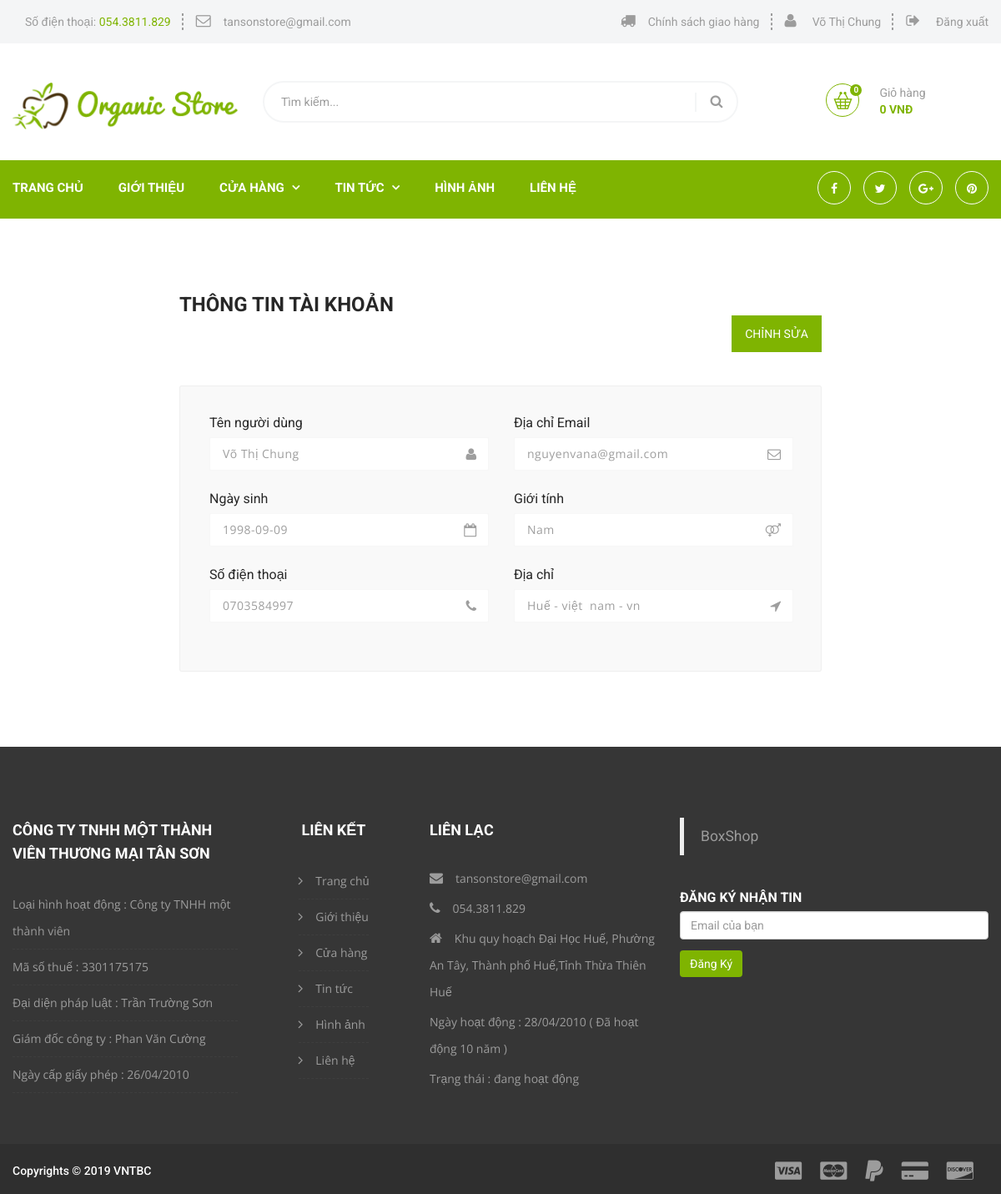
Page /infouser.php (signed in) on the committed database.
### tables this page shows
CREATE TABLE `nguoidung` (
  `manguoidung` int(10) NOT NULL,
  `tennguoidung` varchar(255) DEFAULT NULL,
  `email` varchar(255) DEFAULT NULL,
  `sodienthoai` varchar(10) DEFAULT NULL,
  `ngaysinh` date DEFAULT NULL,
  `gioitinh` varchar(10) DEFAULT NULL,
  `diachi` varchar(50) DEFAULT NULL,
  `matkhau` varchar(20) DEFAULT NULL
);

### infouser.php (the view, shortened to what this page needs)
<?php
include_once "header.php";
include_once "nav.php";
include_once "conn.php";
$ma = $_SESSION['email'];
$query = "SELECT * FROM nguoidung WHERE email='" . $ma . "'";
$result = mysqli_query($con, $query);
while ($row = mysqli_fetch_assoc($result)) {
	$name = $row['tennguoidung'];
	$email = $row['email'];
	$sodienthoai = $row['sodienthoai'];
	$ngaysinh = $row['ngaysinh'];
	$gioitinh = $row['gioitinh'];
	$diachi = $row['diachi'];
}
?>
<div class="account_page">
	<div class="container">
		<div class="row">
			<div class="col-lg-2"></div>
			<div class="col-lg-8 col-md-12 col-sm-12 col-xs-12 register_form">
				<div class="theme-title">
					<h2>Thông tin tài khoản</h2>
				</div>
				<div style="display: flex;flex-direction: row;justify-content: flex-end">
					<button class="btn btn-primary text-uppercase" style="padding: 11px 15px;border-radius: 0 !important;background-color: #7FB401;border-color: #7FB401;" data-toggle="modal" data-target="#myModal">Chỉnh sửa</button>
				</div>
				<form action="javascript:void(0)" method="POST">
					<div class="row">
						<div class="col-lg-6 col-md-6 col-sm-12 col-xs-12">
							<div class="form_group">
								<label>Tên người dùng</label>
								<div class="input_group">
									<input type="text" value="<?php echo $name ?>">
									<i class="fa fa-user" aria-hidden="true"></i>
								</div>
							</div>
							<div class="form_group">
								<label>Ngày sinh</label>
								<div class="input_group">
									<input type="text" value="<?php echo $ngaysinh ?>">
									<i class="fa fa-calendar-o" aria-hidden="true"></i>
								</div>
							</div>
							<div class="form_group">
								<label>Số điện thoại</label>
								<div class="input_group">
									<input type="text" value="<?php echo $sodienthoai ?>">
									<i class="fa fa-phone" aria-hidden="true"></i>
								</div>
							</div>
						</div>
						<div class="col-lg-6 col-md-6 col-sm-12 col-xs-12">
							<div class="form_group">
								<label>Địa chỉ Email</label>
								<div class="input_group">
									<input type="email" value="<?php echo $email ?>">
									<i class="fa fa-envelope-o" aria-hidden="true"></i>
								</div>
							</div>
							<div class="form_group">
								<label>Giới tính</label>
								<div class="input_group">
									<input type="text" value="<?php echo $gioitinh ?>">
									<i class="fa fa-venus-mars" aria-hidden="true"></i>
								</div>
							</div>
							<div class="form_group">
								<label>Địa chỉ</label>
								<div class="input_group">
									<input type="text" value="<?php echo $diachi ?>">
									<i class="fa fa-location-arrow" aria-hidden="true"></i>
								</div>
							</div>
						</div>
					</div>
				</form>
			</div>
			<div class="col-lg-2"></div>
		</div>
	</div>
</div>
<?php
include_once "footer.php"
?>

### css/responsive.css (style rules this page uses)
@media (min-width: 992px) { .container { padding-left: 0 !important; padding-right: 0 !important; } }

### rows in the picture
nguoidung: tennguoidung "Võ Thị Chung", ngaysinh "1998-09-09", sodienthoai "0703584997", email "nguyenvana@gmail.com", gioitinh "Nam", diachi "Huế - việt nam - vn"

### other values in the picture
$_SESSION["login"] "Võ Thị Chung"
$totalNumber "0"
$totalPrice "0"
